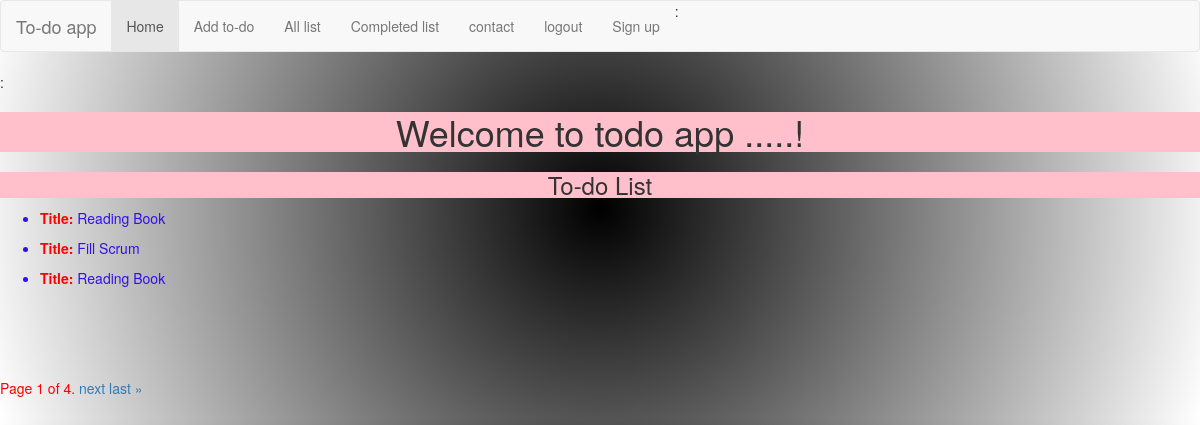
Before: /home/ (signed in) with the older database file.
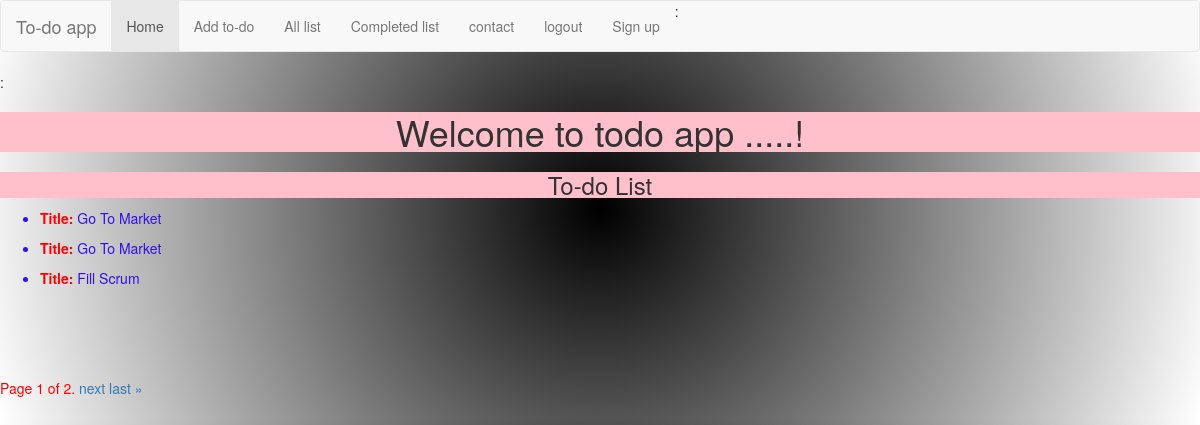
After: the same page with the newer database file.
### todoapp/models.py (models this page shows, shortened)
class TodoList(models.Model):
    title = models.CharField(max_length=100)
    details=models.TextField(max_length=200)
    status=models.CharField(max_length=30)

### todoapp/views.py (the view)
# urls.py: 2. Add a URL to urlpatterns:  path('', views.home, name='home')
@login_required (login_url='/login')
def home(request):
    sdata=TodoList.objects.filter(status='START')
    paginator=Paginator(sdata,3)
    page_number = request.GET.get('page')
    try:
        sdata=paginator.page(page_number)
    except PageNotAnInteger:
        sdata=paginator.page(1)
    except EmptyPage:
        sdata=paginator.page(paginator.num_pages)
    return render(request,'todoapp/home.html',{'sdata':sdata})

### templates/todoapp/home.html (shortened to what this page needs)
{% extends 'todoapp/base.html' %}
{% load static %}
{% block content %}
{% if request.user.is_authenticated %}:
    <center><h1> Welcome to todo app {{request.user.first_name|upper}}.....!</h1></center>
{% endif %}
<center><h3>To-do List</h3></center>
{% for todo in sdata %}
<ul>
<li><b>Title:    </b>{{todo.title|title}}</li>
</ul>
{% endfor %}
{% for contact in sdata %}
    {{ sdata.title|upper }}<br>
{% endfor %}
<div class="pagination">
    <span class="step-links">
        <span class="current">
            Page {{ sdata.number }} of {{ sdata.paginator.num_pages }}.
        </span>
        {% if sdata.has_next %}
            <a href="?page={{ sdata.next_page_number }}">next</a>
            <a href="?page={{ sdata.paginator.num_pages }}">last &raquo;</a>
        {% endif %}
    </span>
</div>
{% endblock %}

Changed rows visible on the page:
removed TodoList: title "Reading Book"
removed TodoList: title "Reading Book"
added TodoList: title "Go To Market"
added TodoList: title "Go To Market"
Other visible differences:
{{ sdata.paginator.num_pages }}: "4" → "2"
